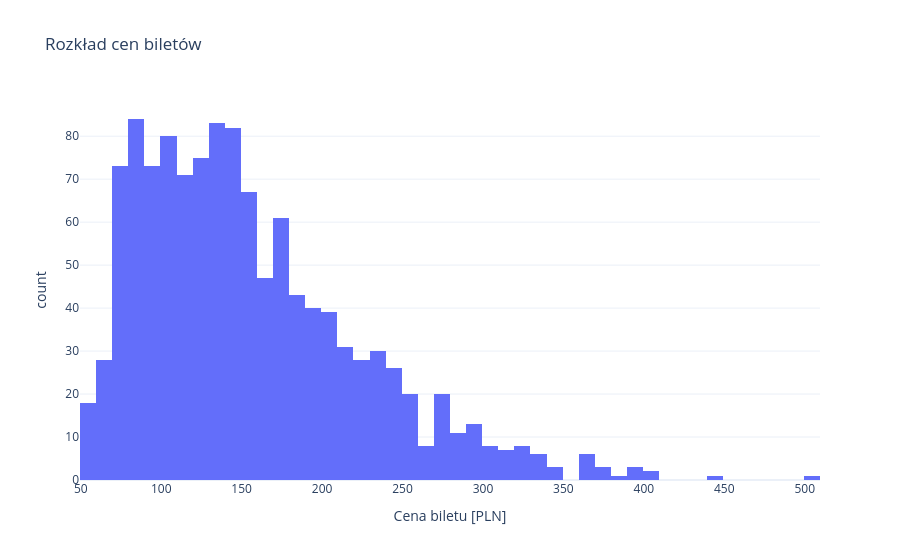

Here is the notebook cell this chart was saved with:
### Code cell
fig = px.histogram(
    df,
    x="cena_biletu_pln",
    nbins=50,
    title="Rozkład cen biletów",
    labels={
        "cena_biletu_pln": "Cena biletu [PLN]",
        "count": "Liczba koncertów"
    }
)

fig.update_layout(template="plotly_white")
fig.show()

### Figure 1 — Plotly figure (JSON) as saved in the notebook; plotly's stock layout.template omitted (floating-point values rounded to 4 significant figures; data arrays with more than 128 entries replaced by an {"elided": "..."} marker saying what was removed)
{"data": [{"bingroup": "x", "hovertemplate": "Cena biletu [PLN]=%{x}<br>count=%{y}<extra></extra>", "legendgroup": "", "marker": {"color": "#636efa", "pattern": {"shape": ""}}, "name": "", "nbinsx": 50, "orientation": "v", "showlegend": false, "type": "histogram", "x": {"elided": "1200 float values"}, "xaxis": "x", "yaxis": "y"}], "layout": {"barmode": "relative", "legend": {"tracegroupgap": 0}, "title": {"text": "Rozkład cen biletów"}, "xaxis": {"anchor": "y", "domain": [0, 1], "title": {"text": "Cena biletu [PLN]"}}, "yaxis": {"anchor": "x", "domain": [0, 1], "title": {"text": "count"}}}}
